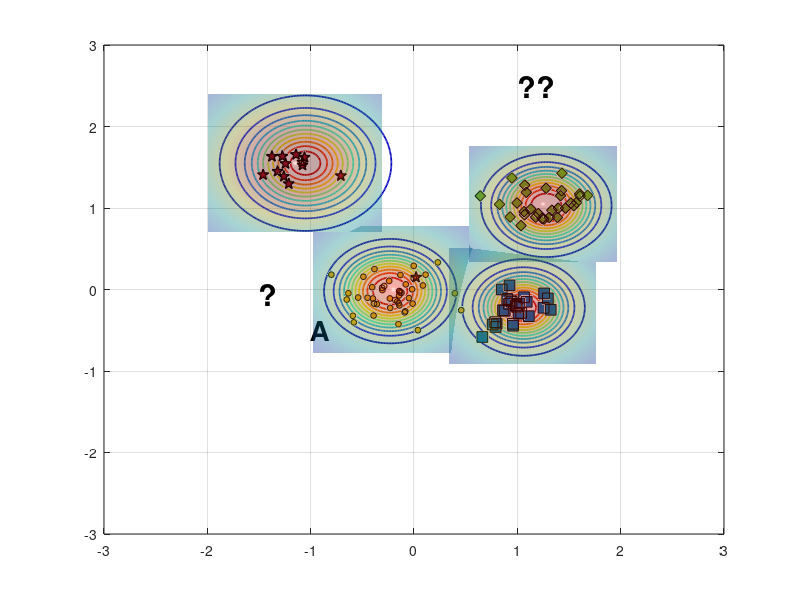

Write MATLAB code to recreate this figure. (Note: this script raises an error after producing the figure.)
%% Reproduce EVM-style demo figure (no toolboxes)
clear; close all; clc; rng(7);

% ---------- 1) 合成四类二维数据 ----------
% 类中心（大致对应图中位置）
C_star  = [-1.15  1.55];   % 红色星
C_diam  = [ 1.25  1.05];   % 绿色菱形
C_square= [ 1.05 -0.20];   % 蓝色方块
C_dot   = [-0.20  0.00];   % 蓝色小点（被 A 标注影响的那簇）

% 协方差（控制每簇形状）
S = @(sx,sy,rho)[sx^2 rho*sx*sy; rho*sx*sy sy^2];
Sig_star   = S(0.18,0.20, 0.05);
Sig_diam   = S(0.22,0.18,-0.10);
Sig_square = S(0.20,0.16, 0.05);
Sig_dot    = S(0.25,0.18, 0.00);

% 从高斯采样（不用 mvnrnd）
sample = @(N,mu,SIG) (randn(N,2)*chol(SIG,'lower') + mu);

X_star   = sample(12,C_star,   Sig_star);
X_diam   = sample(30,C_diam,   Sig_diam);
X_square = sample(28,C_square, Sig_square);
X_dot    = sample(45,C_dot,    Sig_dot);

% 加一个“离群星”靠近 A（见原图左中）
X_star = [X_star; 0.02 0.15];

% ---------- 2) 底面散点与样式 ----------
figure('Color','w','Position',[100,100,800,600]);
hold on; box on; grid on;
z0 = 0; % 所有散点都放在 z=0 的平面

% 确保按照绘制顺序叠放，便于把散点置顶
set(gca,'SortMethod','childorder');

h_star   = scatter3(X_star(:,1),  X_star(:,2),  z0+zeros(size(X_star,1),1),  70, ...
        'pentagram', 'filled', 'MarkerEdgeColor','k', 'MarkerFaceColor',[0.635294 0.0784314 0.184314], 'LineWidth',1.0); % 红色五角星 #A2142F
h_diam   = scatter3(X_diam(:,1),  X_diam(:,2),  z0+zeros(size(X_diam,1),1),  60, ...
        'd', 'filled', 'MarkerEdgeColor','k', 'MarkerFaceColor',[0.466667 0.674510 0.188235]); % 绿色菱形 #77AC30
h_square = scatter3(X_square(:,1),X_square(:,2),z0+zeros(size(X_square,1),1),60, ...
        's', 'filled', 'MarkerEdgeColor','k', 'MarkerFaceColor',[0 0.447059 0.741176]); % 蓝色正方形 #0072BD
h_dot    = scatter3(X_dot(:,1),   X_dot(:,2),   z0+zeros(size(X_dot,1),1),   18, ...
        'o', 'filled', 'MarkerEdgeColor','k', 'MarkerFaceColor',[0.929412 0.694118 0.125490]); % 黄色圆形 #EDB120


% ---------- 3) ψ-model 等值环（彩色同心） ----------
% 采用带形状参的径向函数 psi(r) = exp(-(r/s)^t)
psi = @(X,Y,cx,cy,s,t) exp( - ( sqrt((X-cx).^2 + (Y-cy).^2) ./ s ).^t );

% 选几处“极端向量/代表点”（包含 A 所在）
EV = [ -0.23 -0.02 ;   % A 对应蓝点极端向量
        1.06 -0.22 ;   % 蓝方块
        1.28  1.03 ;   % 绿菱形
       -1.05  1.55 ];  % 红星
scale = [0.42, 0.36, 0.40, 0.48];   % 各自 scale
shape = [2.6,  2.2,  2.4,  2.0];    % 各自 shape

% 网格
[xg,yg] = meshgrid(linspace(-3,3,400));
colormap(jet); caxis([0 1]);

% 等高线层级（红到蓝：高到低）
levels = linspace(1.0,0.05,12);

for k = 1:size(EV,1)
    Z = psi(xg,yg,EV(k,1),EV(k,2),scale(k),shape(k));
    [~, h] = contour(xg,yg,Z,levels);    % 直接画在底面，保持颜色映射
    set(h,'LineWidth',1.25);

    % 将等高线明确压到 z=0（兼容不同 MATLAB 版本）
    ch = get(h,'Children');
    for ic = 1:numel(ch)
        zd = get(ch(ic),'ZData');
        if ~isempty(zd)
            set(ch(ic),'ZData',zeros(size(zd))); % 强制贴在 z=0
        end
    end
end

% 标出 A 与问号
text(-1,-0.5,0,'A','FontWeight','bold','FontSize',20,'Color','k');
text( 1, 2.5,0,'??','FontWeight','bold','FontSize',22,'Color','k');
text( -1.5,-0.05,0,'?','FontWeight','bold','FontSize',22,'Color','k');

% ---------- 4) 上方半透明“钟形面”（表示类支持/概率） ----------
% 用四个高斯穹顶，中心与各簇一致
gauss2 = @(X,Y,cx,cy,s) exp(-((X-cx).^2 + (Y-cy).^2)/(2*s^2));
tops  = {C_star, C_diam, C_square, C_dot};
sigT  = [0.65 0.55 0.55 0.60];
amp   = [1.05 0.95 0.90 0.85];

% 抬高穹顶，并缩小每个穹顶的覆盖范围（为每个穹顶使用局部网格）
zlift      = 0.18;   % 统一抬高量（不改变颜色映射）
spanFactor = 1.3;    % 每个穹顶半宽 = spanFactor * sigma（越小覆盖越小）
gridN      = 121;    % 局部网格分辨率

for i=1:4
    cx = tops{i}(1); cy = tops{i}(2);
    span = spanFactor * sigT(i);
    [xgi,ygi] = meshgrid(linspace(cx - span, cx + span, gridN), ...
                         linspace(cy - span, cy + span, gridN));

    Zt = amp(i) * gauss2(xgi,ygi,cx,cy,sigT(i));
    % 用 Zt 作为颜色，Zt+zlift 作为高度，从而抬高且保留原色
    s1 = surf(xgi,ygi, Zt + zlift, Zt, 'EdgeColor','none', 'FaceAlpha',0.35);
end
shading interp; camlight headlight; lighting gouraud;

% 将散点推到顶层
uistack([h_star h_diam h_square h_dot], 'top');

% ---------- 5) 轴、视角与观感 ----------
xlim([-2 2]); ylim([-1 3]); zlim([0 1.25]); view(-67,22);
axis vis3d; daspect([1 1 0.8]);
set(gca,'FontName','Times New Roman','FontSize',12,'LineWidth',1);
% xlabel('x'); ylabel('y'); zlabel('score / \psi');

% 网格和背景风格
grid on; 
% set(gca,'GridAlpha',0.2,'MinorGridAlpha',0.2);
